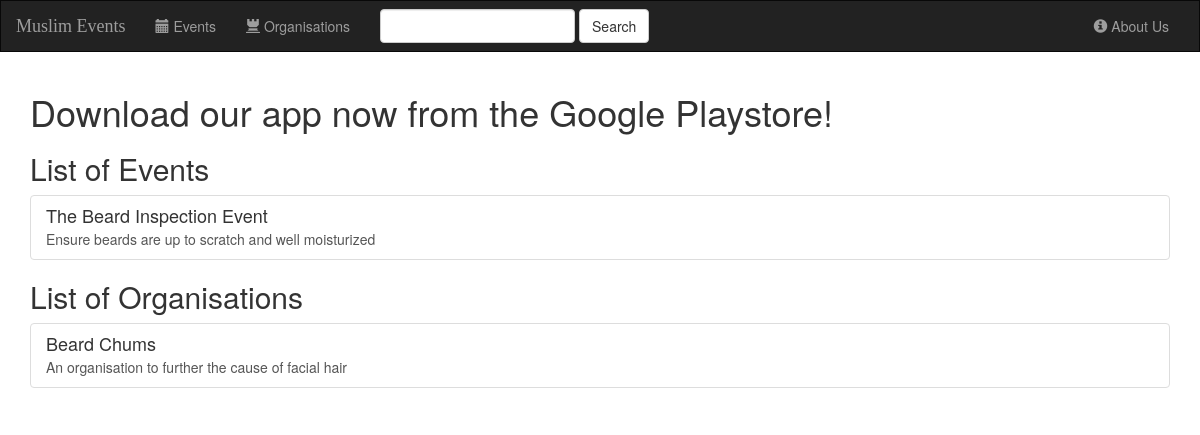
The app's page /, older data.
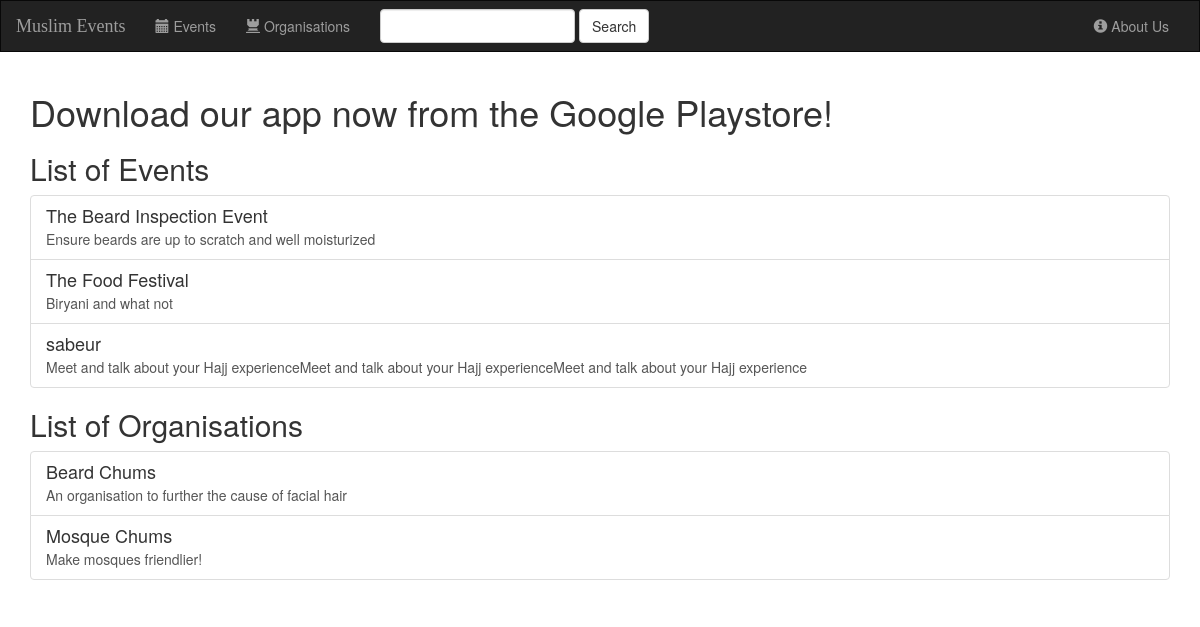
The same page, newer data.
### home/models.py (models this page shows, shortened)
class Event(models.Model):
    organisation = models.ForeignKey(Organisation, on_delete=models.CASCADE)
    name = models.CharField(max_length=100)
    description = models.CharField(max_length=5000)
    image = models.FileField()
    start = models.DateTimeField(default=timezone.now)
    end = models.DateTimeField(default=timezone.now)

class Organisation(models.Model):
    name = models.CharField(max_length=100)
    description = models.CharField(max_length=1000)

### home/views.py (the view)
# urls.py: url(r'^$', views.index, name='index'),
def index(request):
    all_orgs = Organisation.objects.all()
    all_events = Event.objects.all()
    context = {
        'all_orgs': all_orgs,
        'all_events': all_events,
    }
    return render(request, 'home/index.html', context)

### home/templates/home/index.html
{% extends 'home/base.html' %}
{% block body %}
    <div class="container">
    <h1>Download our app now from the Google Playstore!</h1>
        <h2>List of Events</h2>
            {% if all_events %}
                <div class="list-group">
                    {%  for event in all_events %}
                        <a href="/{{ event.id }}" class="list-group-item">
                            <h4 class="list-group-item-heading">{{ event.name }}</h4>
                            <p class="list-group-item-text">{{ event.description }}</p>
                        </a>
                    {% endfor %}
                </div>
            {% else %}
         <h3>No events available</h3>
        {% endif %}
        <h2>List of Organisations</h2>
        <div class="list-group">
            {%  for org in all_orgs %}
                <a href="#" class="list-group-item">
                    <h4 class="list-group-item-heading">{{ org.name }}</h4>
                    <p class="list-group-item-text">{{ org.description }}</p>
                </a>
            {% endfor %}
        </div>
    </div>
{% endblock %}

### home/templates/home/base.html (shortened to what this page needs)
<!DOCTYPE html>
<html lang="en">
<head>
    {% load staticfiles %}
    <link rel="stylesheet" href="https://maxcdn.bootstrapcdn.com/bootstrap/3.3.7/css/bootstrap.min.css">
    <link rel="stylesheet" type="text/css" href="{% static "home/style.css" %}">
</head>
<body>
    <nav class="navbar navbar-inverse">
    <div class="container-fluid">
        <div class="navbar-header">
            <a class="navbar-brand" href="{%  url 'home:index' %}">Muslim Events</a>
        </div>
        <div class="collapse navbar-collapse" id="topNavBar">
            <ul class="nav navbar-nav">
                <li class="">
                    <a href="{% url 'home:index' %}">
                        <span class="glyphicon glyphicon-calendar" aria-hidden="true" ></span>
                        Events
                    </a>
                </li>
                <li class="">
                    <a href="#">
                        <span class="glyphicon glyphicon-tower"></span>
                        Organisations
                    </a>
                </li>
            </ul>
            <form class="navbar-form navbar-left" role="search" method="get" action="#">
                <div class="form-group">
                    <input type="text" class="form-control" name="q" value="">
                </div>
                <button type="submit" class="btn btn-default">Search</button>
            </form>
            <ul class="nav navbar-nav navbar-right">
                <li class="">
                    <a href="{% url 'home:index' %}">
                        <span class="glyphicon glyphicon-info-sign" aria-hidden="true" ></span>
                        About Us
                    </a>
                </li>
            </ul>
        </div>
    </div>
</nav>
    {%  block body %}
    {% endblock %}
</body>
</html>

### home/static/home/style.css (style rules this page uses)
.navbar { border-radius: 0; }
.navbar-brand { font-family: 'Cinzel', cursive; }

Row changes from the older to the newer data that the page shows:
added Event: name "The Food Festival", description "Biryani and what not"
added Event: name "sabeur", description "Meet and talk about your Hajj experienceMeet and talk about your Hajj experienceMeet and talk about your Hajj experience"
added Organisation: name "Mosque Chums", description "Make mosques friendlier!"
